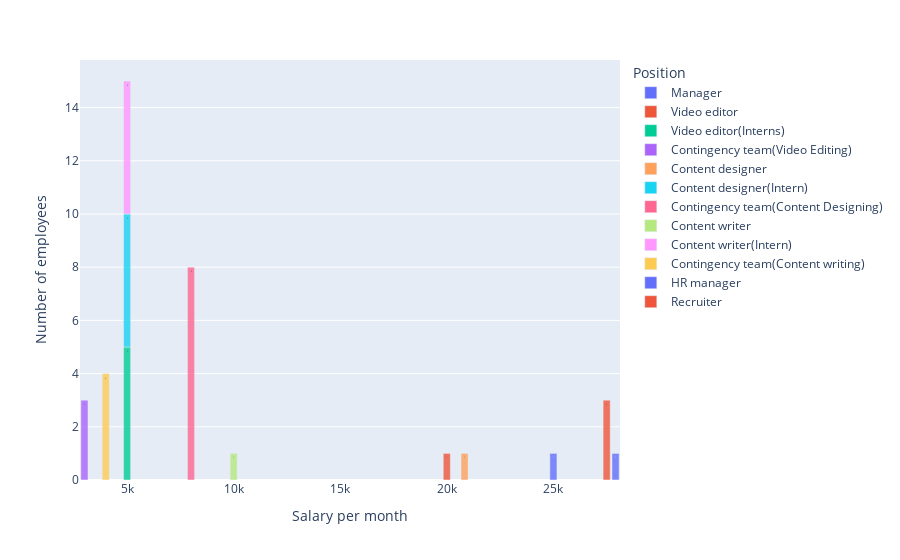

Notebook source saved alongside this figure:
### Code cell
barchart3 = px.bar(
    data_frame=df,
    x="Salary/month",
    y="Number of employees",
    color="Position",              
    opacity=0.8,                  
    orientation="v",             
    barmode='relative',        
    
    text='Number of employees',            
    hover_name='Position',

    labels={"Salary/year":"Salary per year", "Salary/month":"Salary per month"}
)
pio.show(barchart3)

### Figure 1 — Plotly figure (JSON) as saved in the notebook; plotly's stock layout.template omitted (floating-point values rounded to 4 significant figures)
{"data": [{"alignmentgroup": "True", "hovertemplate": "<b>%{hovertext}</b><br><br>Position=Manager<br>Salary per month=%{x}<br>Number of employees=%{text}<extra></extra>", "hovertext": ["Manager"], "legendgroup": "Manager", "marker": {"color": "#636efa", "opacity": 0.8, "pattern": {"shape": ""}}, "name": "Manager", "offsetgroup": "Manager", "orientation": "v", "showlegend": true, "text": [1], "textposition": "auto", "type": "bar", "x": [27920.0], "xaxis": "x", "y": [1], "yaxis": "y"}, {"alignmentgroup": "True", "hovertemplate": "<b>%{hovertext}</b><br><br>Position=Video editor<br>Salary per month=%{x}<br>Number of employees=%{text}<extra></extra>", "hovertext": ["Video editor"], "legendgroup": "Video editor", "marker": {"color": "#EF553B", "opacity": 0.8, "pattern": {"shape": ""}}, "name": "Video editor", "offsetgroup": "Video editor", "orientation": "v", "showlegend": true, "text": [1], "textposition": "auto", "type": "bar", "x": [20000], "xaxis": "x", "y": [1], "yaxis": "y"}, {"alignmentgroup": "True", "hovertemplate": "<b>%{hovertext}</b><br><br>Position=Video editor(Interns)<br>Salary per month=%{x}<br>Number of employees=%{text}<extra></extra>", "hovertext": ["Video editor(Interns)"], "legendgroup": "Video editor(Interns)", "marker": {"color": "#00cc96", "opacity": 0.8, "pattern": {"shape": ""}}, "name": "Video editor(Interns)", "offsetgroup": "Video editor(Interns)", "orientation": "v", "showlegend": true, "text": [5], "textposition": "auto", "type": "bar", "x": [5000], "xaxis": "x", "y": [5], "yaxis": "y"}, {"alignmentgroup": "True", "hovertemplate": "<b>%{hovertext}</b><br><br>Position=Contingency team(Video Editing)<br>Salary per month=%{x}<br>Number of employees=%{text}<extra></extra>", "hovertext": ["Contingency team(Video Editing)"], "legendgroup": "Contingency team(Video Editing)", "marker": {"color": "#ab63fa", "opacity": 0.8, "pattern": {"shape": ""}}, "name": "Contingency team(Video Editing)", "offsetgroup": "Contingency team(Video Editing)", "orientation": "v", "showlegend": true, "text": [3], "textposition": "auto", "type": "bar", "x": [3000], "xaxis": "x", "y": [3], "yaxis": "y"}, {"alignmentgroup": "True", "hovertemplate": "<b>%{hovertext}</b><br><br>Position=Content designer<br>Salary per month=%{x}<br>Number of employees=%{text}<extra></extra>", "hovertext": ["Content designer"], "legendgroup": "Content designer", "marker": {"color": "#FFA15A", "opacity": 0.8, "pattern": {"shape": ""}}, "name": "Content designer", "offsetgroup": "Content designer", "orientation": "v", "showlegend": true, "text": [1], "textposition": "auto", "type": "bar", "x": [20830.0], "xaxis": "x", "y": [1], "yaxis": "y"}, {"alignmentgroup": "True", "hovertemplate": "<b>%{hovertext}</b><br><br>Position=Content designer(Intern)<br>Salary per month=%{x}<br>Number of employees=%{text}<extra></extra>", "hovertext": ["Content designer(Intern)"], "legendgroup": "Content designer(Intern)", "marker": {"color": "#19d3f3", "opacity": 0.8, "pattern": {"shape": ""}}, "name": "Content designer(Intern)", "offsetgroup": "Content designer(Intern)", "orientation": "v", "showlegend": true, "text": [5], "textposition": "auto", "type": "bar", "x": [5000], "xaxis": "x", "y": [5], "yaxis": "y"}, {"alignmentgroup": "True", "hovertemplate": "<b>%{hovertext}</b><br><br>Position=Contingency team(Content Designing)<br>Salary per month=%{x}<br>Number of employees=%{text}<extra></extra>", "hovertext": ["Contingency team(Content Designing)"], "legendgroup": "Contingency team(Content Designing)", "marker": {"color": "#FF6692", "opacity": 0.8, "pattern": {"shape": ""}}, "name": "Contingency team(Content Designing)", "offsetgroup": "Contingency team(Content Designing)", "orientation": "v", "showlegend": true, "text": [8], "textposition": "auto", "type": "bar", "x": [8000], "xaxis": "x", "y": [8], "yaxis": "y"}, {"alignmentgroup": "True", "hovertemplate": "<b>%{hovertext}</b><br><br>Position=Content writer<br>Salary per month=%{x}<br>Number of employees=%{text}<extra></extra>", "hovertext": ["Content writer"], "legendgroup": "Content writer", "marker": {"color": "#B6E880", "opacity": 0.8, "pattern": {"shape": ""}}, "name": "Content writer", "offsetgroup": "Content writer", "orientation": "v", "showlegend": true, "text": [1], "textposition": "auto", "type": "bar", "x": [10000], "xaxis": "x", "y": [1], "yaxis": "y"}, {"alignmentgroup": "True", "hovertemplate": "<b>%{hovertext}</b><br><br>Position=Content writer(Intern)<br>Salary per month=%{x}<br>Number of employees=%{text}<extra></extra>", "hovertext": ["Content writer(Intern)"], "legendgroup": "Content writer(Intern)", "marker": {"color": "#FF97FF", "opacity": 0.8, "pattern": {"shape": ""}}, "name": "Content writer(Intern)", "offsetgroup": "Content writer(Intern)", "orientation": "v", "showlegend": true, "text": [5], "textposition": "auto", "type": "bar", "x": [5000], "xaxis": "x", "y": [5], "yaxis": "y"}, {"alignmentgroup": "True", "hovertemplate": "<b>%{hovertext}</b><br><br>Position=Contingency team(Content writing)<br>Salary per month=%{x}<br>Number of employees=%{text}<extra></extra>", "hovertext": ["Contingency team(Content writing)"], "legendgroup": "Contingency team(Content writing)", "marker": {"color": "#FECB52", "opacity": 0.8, "pattern": {"shape": ""}}, "name": "Contingency team(Content writing)", "offsetgroup": "Contingency team(Content writing)", "orientation": "v", "showlegend": true, "text": [4], "textposition": "auto", "type": "bar", "x": [4000], "xaxis": "x", "y": [4], "yaxis": "y"}, {"alignmentgroup": "True", "hovertemplate": "<b>%{hovertext}</b><br><br>Position=HR manager<br>Salary per month=%{x}<br>Number of employees=%{text}<extra></extra>", "hovertext": ["HR manager"], "legendgroup": "HR manager", "marker": {"color": "#636efa", "opacity": 0.8, "pattern": {"shape": ""}}, "name": "HR manager", "offsetgroup": "HR manager", "orientation": "v", "showlegend": true, "text": [1], "textposition": "auto", "type": "bar", "x": [25000], "xaxis": "x", "y": [1], "yaxis": "y"}, {"alignmentgroup": "True", "hovertemplate": "<b>%{hovertext}</b><br><br>Position=Recruiter<br>Salary per month=%{x}<br>Number of employees=%{text}<extra></extra>", "hovertext": ["Recruiter"], "legendgroup": "Recruiter", "marker": {"color": "#EF553B", "opacity": 0.8, "pattern": {"shape": ""}}, "name": "Recruiter", "offsetgroup": "Recruiter", "orientation": "v", "showlegend": true, "text": [3], "textposition": "auto", "type": "bar", "x": [27500], "xaxis": "x", "y": [3], "yaxis": "y"}], "layout": {"barmode": "relative", "legend": {"title": {"text": "Position"}, "tracegroupgap": 0}, "margin": {"t": 60}, "xaxis": {"anchor": "y", "domain": [0, 1], "title": {"text": "Salary per month"}}, "yaxis": {"anchor": "x", "domain": [0, 1], "title": {"text": "Number of employees"}}}}
